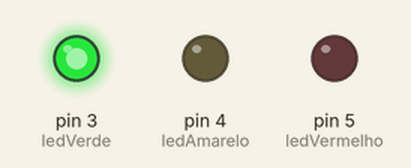
Recording of a sketch running on a simulated Arduino Uno, built with avr-gcc and run on an emulated ATmega328P. Shown: output pins drawn as LEDs (lit = HIGH).

Above: at 1.0 s.
At 2.5 s:
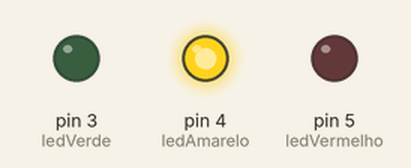
At 4.0 s:
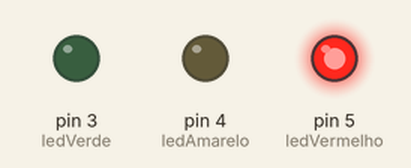
At 5.5 s:
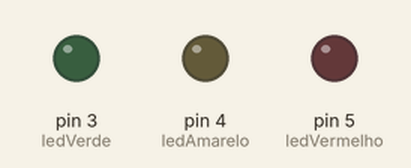
At 7.5 s:
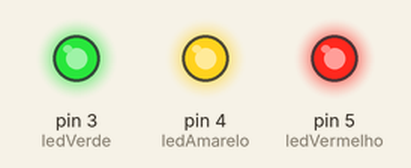
Timing chart, 0 to 13.0 s (numbered marks = the images above):
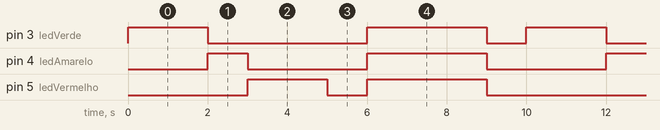

Measured:
- by itself, pin 3 (ledVerde): repeats every 10.0 s: LOW 4.0 s, HIGH 3.0 s, LOW 1.0 s, HIGH 2.0 s
- by itself, pin 4 (ledAmarelo): repeats every 10.0 s: LOW 3.0 s, HIGH 3.0 s, LOW 3.0 s, HIGH 1.0 s
- by itself, pin 5 (ledVermelho): repeats every 10.0 s: LOW 1.0 s, HIGH 3.0 s, LOW 4.0 s, HIGH 2.0 s

The sketch:

pratica2b.ino
```cpp
const int ledVerde = 3; // Pino digital utilizado pelo led verde
const int ledAmarelo = 4; // Pino digital utilizado pelo led amarelo
const int ledVermelho = 5; // Pino digital utilizado pelo led vermelho

void setup() {
    pinMode(ledVerde,OUTPUT); // Define o pino como saída
    pinMode(ledAmarelo,OUTPUT); // Define o pino como saída
    pinMode(ledVermelho,OUTPUT); // Define o pino como saída
}

void loop() {
    digitalWrite(ledVerde,HIGH); // Acende o led verde
    delay(2000); // Intervalo de 2 segundos
    digitalWrite(ledVerde,LOW); // Apaga o led verde
    digitalWrite(ledAmarelo,HIGH); // Acende o led amarelo
    delay(1000); // Intervalo de 1 segundo
    digitalWrite(ledAmarelo,LOW); // Apaga o led amarelo

    digitalWrite(ledVermelho,HIGH); // Acende o led vermelho
    delay(2000); // Intervalo de 2 segundos
    digitalWrite(ledVermelho,LOW); // Apaga o led vermelho
    delay(1000); // Intervalo de 1 segundo

    digitalWrite(ledVerde,HIGH); // Acende o led verde
    digitalWrite(ledAmarelo,HIGH); // Acende o led amarelo
    digitalWrite(ledVermelho,HIGH); // Acende o led vermelho
    delay(3000); // Intervalo de 3 segundos

    digitalWrite(ledVerde,LOW); // Apaga o led verde
    digitalWrite(ledAmarelo,LOW); // Apaga o led amarelo
    digitalWrite(ledVermelho,LOW); // Apaga o led vermelho
    delay(1000); // Intervalo de 1 segundo
}
```
